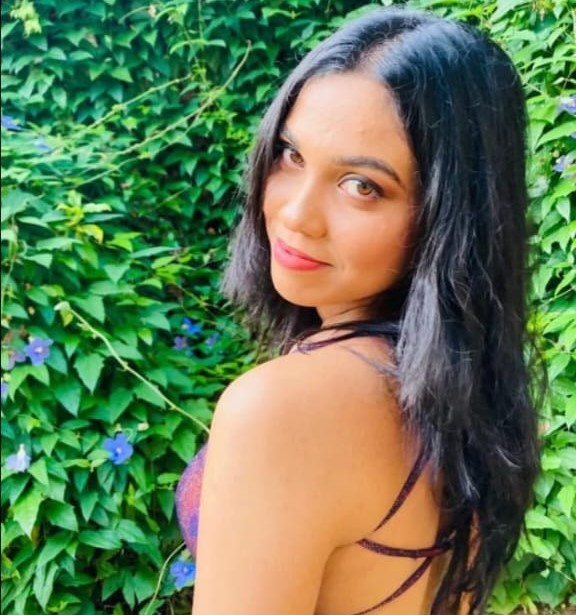
#> input picture sithumini.jpg, 576 x 615 px
$ python app.py
#> lines starting #> are read from the running program, lines starting #| are printed output that depends on the picture
from PIL import Image
import numpy as np

def image_to_ascii(image_path, new_width=150, color=True):
    # Load image
#> called with image_path = './sithumini.jpg', new_width = 120, color = True
    img = Image.open(image_path).convert('RGB')
#> img is the input picture: PIL image 576x615 RGB; mean R, G, B 97.2, 121.7, 82.9

    # Resize with aspect ratio correction for terminal characters (2:1 ratio)
    width, height = img.size
#> width = 576; height = 615
    aspect_ratio = height / width
#> aspect_ratio = 1.07
    new_height = int(aspect_ratio * new_width * 0.55)  # 0.55 compensates for terminal character aspect
#> new_height = 70
    resized_img = img.resize((new_width, new_height), Image.Resampling.LANCZOS)
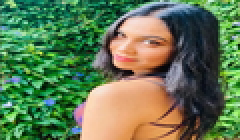
#> resized_img: PIL image 120x70 RGB (shown 2 times larger); mean R, G, B 97.4, 121.8, 83

    # Enhanced ASCII characters (from dark to light)
    ascii_chars = [' ', '░', '▒', '▓', '█']

    # Convert to numpy array for processing
    img_array = np.array(resized_img)

    ascii_art = []
    for row in img_array:
        ascii_row = []
        for pixel in row:
            # Get RGB values
            r, g, b = pixel

            # Convert to brightness (luminosity formula)
            brightness = 0.2126 * r + 0.7152 * g + 0.0722 * b

            # Map to ASCII character
            char_index = min(int(brightness / 51), 4)  # 51 = 255/5
            char = ascii_chars[char_index]

            # Add color if supported
            if color:
                char = f"\033[38;2;{r};{g};{b}m{char}\033[0m"
            ascii_row.append(char)
        ascii_art.append(''.join(ascii_row))
#> this loop made 70 passes
#> after the loop, ascii_art = 70 items

    return '\n'.join(ascii_art)

# Usage
#image_path = input("Enter image path: ")
result = image_to_ascii('./sithumini.jpg', new_width=120)
print(result)
#> (printed output is left out)

$ run again, with shamalki.jpg copied over sithumini.jpg
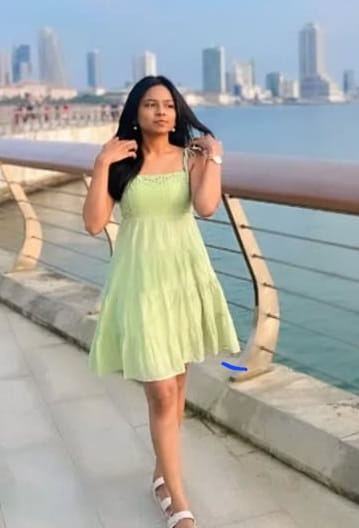
#> input picture shamalki.jpg, 359 x 528 px
#> in image_to_ascii, img is the input picture: PIL image 359x528 RGB; mean R, G, B 167.5, 168.3, 161.5
#> in image_to_ascii, `resized_img = img.resize((new_width, new_height), Image.Resampling.LAN..`:
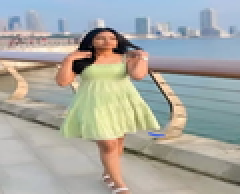
#> resized_img: PIL image 120x97 RGB (shown 2 times larger); mean R, G, B 167.5, 168.3, 161.5
#> the loop in image_to_ascii, `for row in img_array:` made 97 passes
#> after the loop in image_to_ascii, `for row in img_array:`: ascii_art = 97 items
#> (printed output is left out)

$ run again, with shamalki2.jpg copied over sithumini.jpg
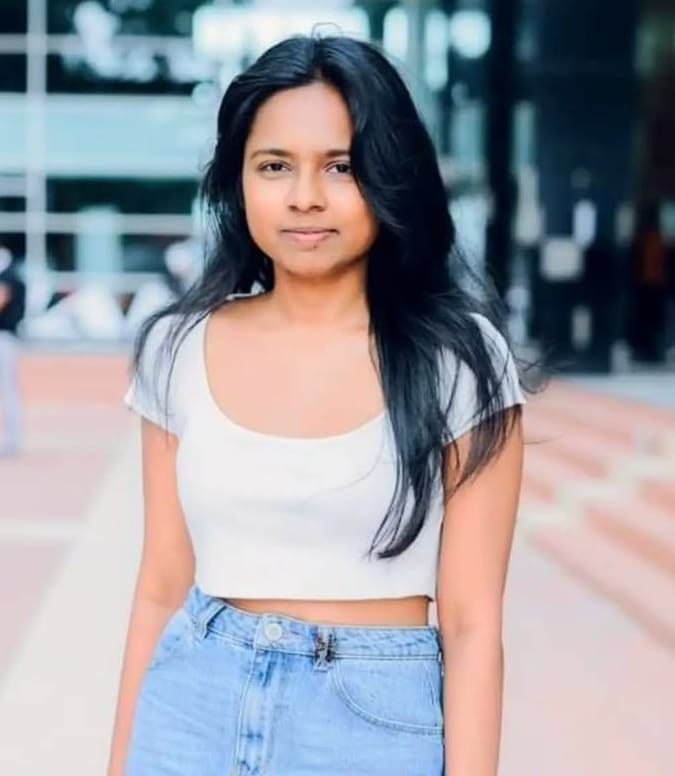
#> input picture shamalki2.jpg, 675 x 776 px
#> in image_to_ascii, img is the input picture: PIL image 675x776 RGB; mean R, G, B 151.7, 152.6, 159.6
#> in image_to_ascii, `resized_img = img.resize((new_width, new_height), Image.Resampling.LAN..`:
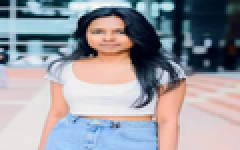
#> resized_img: PIL image 120x75 RGB (shown 2 times larger); mean R, G, B 151.7, 152.6, 159.7
#> the loop in image_to_ascii, `for row in img_array:` made 75 passes
#> after the loop in image_to_ascii, `for row in img_array:`: ascii_art = 75 items
#> (printed output is left out)
